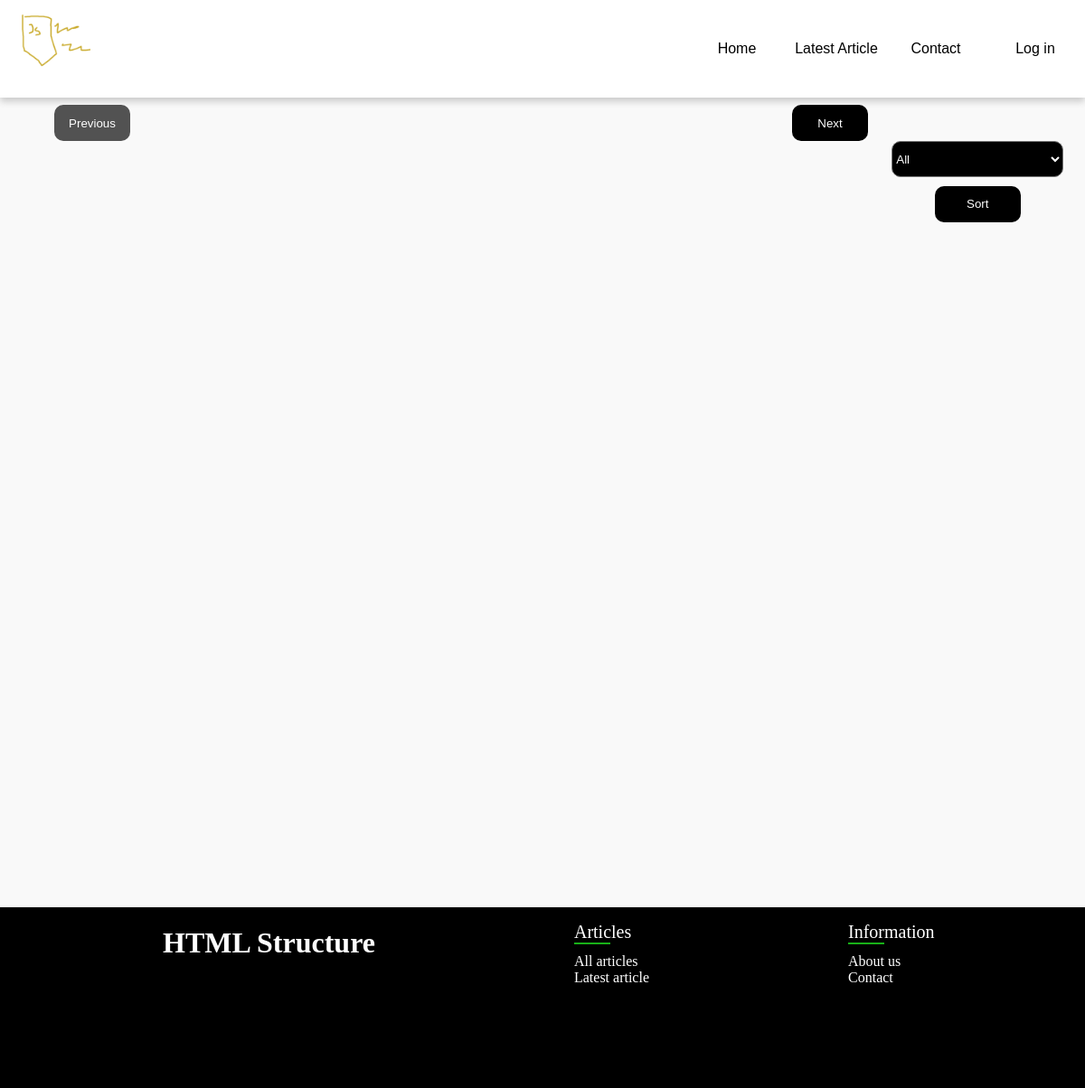
The app's page /, older data.
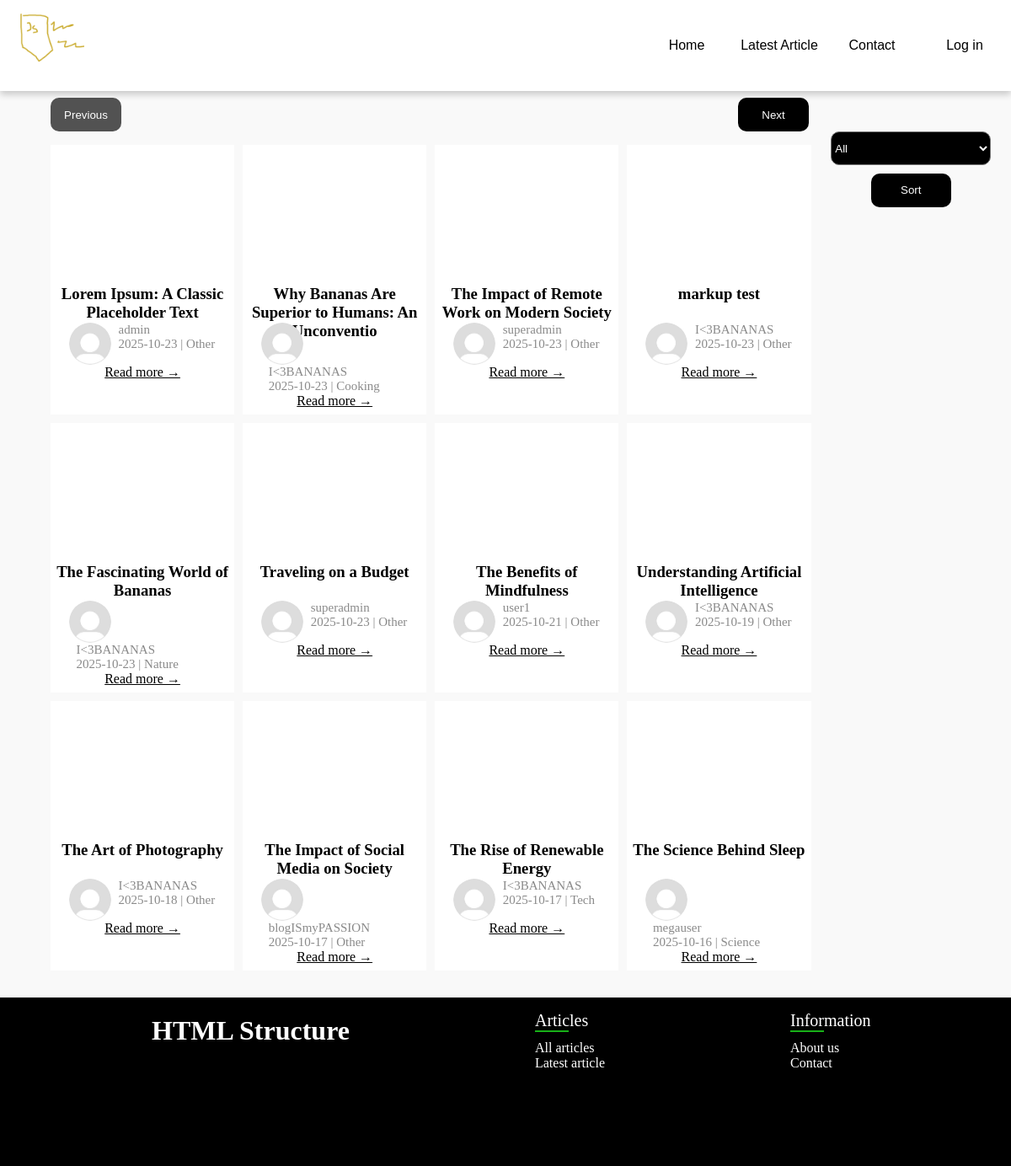
The same page, newer data.
### tables this page shows
CREATE TABLE `articles` (
  `id` int(11) NOT NULL,
  `title` text DEFAULT NULL,
  `article` text DEFAULT NULL,
  `ownerID` int(11) DEFAULT NULL,
  `date` date DEFAULT NULL,
  `image` text DEFAULT NULL,
  `categoryID` int(11) DEFAULT NULL
);

CREATE TABLE `user_data` (
  `userID` int(11) NOT NULL,
  `name` text DEFAULT NULL,
  `surname` text DEFAULT NULL,
  `age` int(11) DEFAULT NULL,
  `gender` varchar(10) DEFAULT NULL,
  `pfp` varchar(255) DEFAULT NULL,
  `dataID` int(11) NOT NULL,
  `bio` text DEFAULT NULL,
  `accAge` datetime DEFAULT NULL
);

CREATE TABLE `users` (
  `id` int(11) NOT NULL,
  `login` text DEFAULT NULL,
  `password` text DEFAULT NULL,
  `role` varchar(10) DEFAULT NULL
);

CREATE TABLE `categories` (
  `categoryID` int(11) NOT NULL,
  `category` text DEFAULT NULL
);

### index.php (the view, shortened to what this page needs)
<?php
require("php/functions.php");
$articleCount = $con->query("SELECT COUNT(*) FROM articles")->fetch_row()[0];
$page = isset($_GET['page']) ? $_GET['page'] : 1;
$page = $page <= 0 ? 1 : $page;
$offset = ($page - 1) * 12;
$sortCategory = '1 or 1=1';
$query = $con->prepare("SELECT c.category, c.categoryID,a.image,a.id,d.pfp, u.login, a.ownerID, a.title, a.article, a.date
FROM articles a join users u on u.id = a.ownerID join categories c on a.categoryID=c.categoryID
JOIN user_data d on d.userID = u.id WHERE c.categoryID = $sortCategory
ORDER BY a.id DESC LIMIT 12 OFFSET ?");
$query->bind_param("i", $offset);
$query->execute();
$result = $query->get_result();
$articles = $result->fetch_all(MYSQLI_ASSOC);
?>
<!DOCTYPE html>
<html lang="pl">
<head>
    <link rel="stylesheet" href="style.css">
</head>
<body>
    <div class="container">
        <div id="pagebuttons">
                <button <?php echo $page - 1 <=0 ? 'disabled' : ''; ?> onClick="location.href='index.php?page=<?php echo $page -1; ?>'">Previous</button>
                <button <?php echo $offset + 12 >= $articleCount ? 'disabled' : ''; ?> onClick="location.href='index.php?page=<?php echo $page + 1; ?>'">Next</button>
        </div>
    <section>
        <main class="index">
            <?php
            foreach($articles as $article){
                echo '<div>
                <div class="article-image" style="background-image:url(\'static/articles/'.$article['image'].'\')">
                </div>
                <h3>'.substr($article['title'],0,50).'</h3>
                <div id="index-article">
                    <img src="static/pfp/'.$article['pfp'].'">
                    <div id="index-article-data">
                        <p id="date">'.$article['login'].'</p>
                        <p id="date">'.$article['date'].' | '.$article['category'].'</p>
                    </div>
                </div>
                <a href="article.php?id='.$article['id'].'">Read more →</a>
             </div>';
            }
            ?>
        </main>
        <aside>
            <form method="get"  action="index.php">
                <select  name='sortCategory'>
                    <option value ='none'>All</option>
                </select>
                <button type='submit'>Sort</button>
            </form>
        </aside>
    </section>
    </div>
</body>
</html>

Row changes from the older to the newer data that the page shows:
now on this page (row edited): articles: title "Lorem Ipsum: A Classic Placeholder Text", user_data.pfp (placeholder picture), ownerID.login "admin", date "2025-10-23", categoryID.category "Other"
now on this page (row edited): articles: title "Why Bananas Are Superior to Humans: An Unconventio", user_data.pfp (placeholder picture), ownerID.login "I<3BANANAS", date "2025-10-23", categoryID.category "Cooking"
now on this page (row edited): articles: title "The Impact of Remote Work on Modern Society", user_data.pfp (placeholder picture), ownerID.login "superadmin", date "2025-10-23", categoryID.category "Other"
now on this page (row edited): articles: title "markup test", user_data.pfp (placeholder picture), ownerID.login "I<3BANANAS", date "2025-10-23", categoryID.category "Other"
now on this page (row edited): articles: title "The Fascinating World of Bananas", user_data.pfp (placeholder picture), ownerID.login "I<3BANANAS", date "2025-10-23", categoryID.category "Nature"
now on this page (row edited): articles: title "Traveling on a Budget", user_data.pfp (placeholder picture), ownerID.login "superadmin", date "2025-10-23", categoryID.category "Other"
now on this page (row edited): articles: title "The Benefits of Mindfulness", user_data.pfp (placeholder picture), ownerID.login "user1", date "2025-10-21", categoryID.category "Other"
now on this page (row edited): articles: title "Understanding Artificial Intelligence", user_data.pfp (placeholder picture), ownerID.login "I<3BANANAS", date "2025-10-19", categoryID.category "Other"
now on this page (row edited): articles: title "The Art of Photography", user_data.pfp (placeholder picture), ownerID.login "I<3BANANAS", date "2025-10-18", categoryID.category "Other"
now on this page (row edited): articles: title "The Impact of Social Media on Society", user_data.pfp (placeholder picture), ownerID.login "blogISmyPASSION", date "2025-10-17", categoryID.category "Other"
now on this page (row edited): articles: title "The Rise of Renewable Energy", user_data.pfp (placeholder picture), ownerID.login "I<3BANANAS", date "2025-10-17", categoryID.category "Tech"
now on this page (row edited): articles: title "The Science Behind Sleep", user_data.pfp (placeholder picture), ownerID.login "megauser", date "2025-10-16", categoryID.category "Science"
